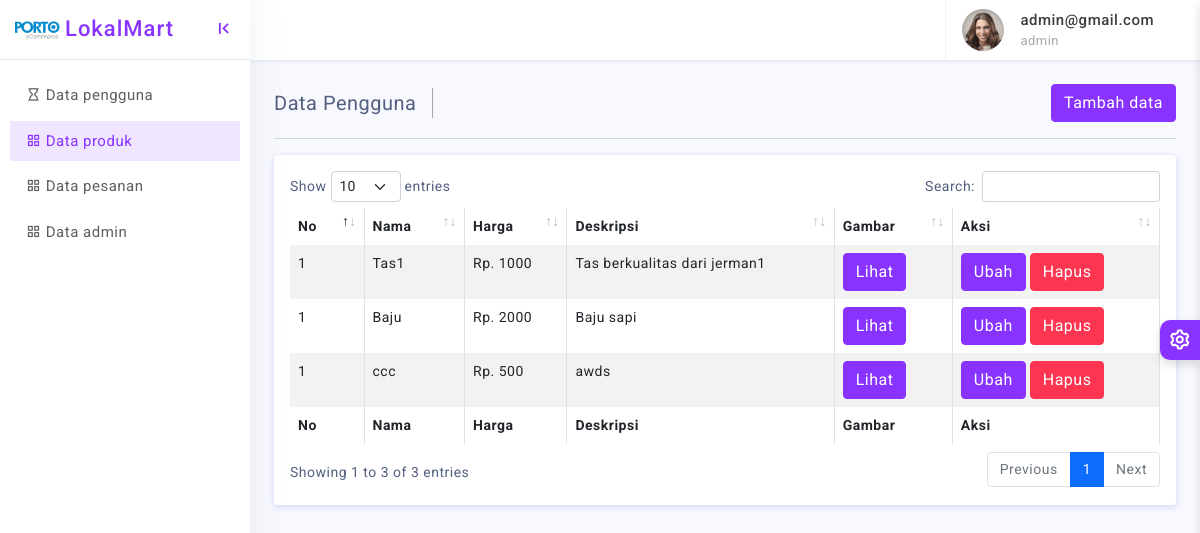
Page /admin/product.php (signed in) on the committed database.
### tables this page shows
CREATE TABLE `product` (
  `id_product` int(11) NOT NULL,
  `product_name` varchar(255) NOT NULL,
  `price` int(11) NOT NULL,
  `description` text NOT NULL,
  `image` varchar(255) NOT NULL
);

### admin/product.php (the view)
<?php include 'template/header.php'; ?>
<div class="page-wrapper">
			<div class="page-content">
				<div class="page-breadcrumb d-none d-sm-flex align-items-center mb-3">
					<div class="breadcrumb-title pe-3">Data Pengguna</div>
					<div class="ms-auto">
						<div class="btn-group">
							<a href="product-add.php" class="btn btn-primary">Tambah data</a>
						</div>
					</div>
				</div>
				<hr/>
				<div class="card">
					<div class="card-body">
						<div class="table-responsive">
							<table id="example" class="table table-striped table-bordered" style="width:100%">
								<thead>
									<tr>
										<th>No</th>
										<th>Nama</th>
										<th>Harga</th>
										<th>Deskripsi</th>
										<th>Gambar</th>
										<th>Aksi</th>
									</tr>
								</thead>
								<tbody>
								<?php
									include '../mysql.php';
									$no = 1;
									$data = mysqli_query($connect, "SELECT * FROM product");
									while($data2 = mysqli_fetch_array($data)){
								?>
									<tr>
										<td><?php echo $no ?></td>
										<td><?php echo $data2['product_name'] ?></td>
										<td>Rp. <?php echo $data2['price'] ?></td>
										<td><?php echo $data2['description'] ?></td>
										<td>
											<a href="image.php?id=<?php echo $data2['id_product'] ?>" class="btn btn-primary">Lihat</a>
										</td>
										<td>
											<a href="product-edit.php?id=<?php echo $data2['id_product'] ?>" class="btn btn-primary">Ubah</a>
											<a href="product/delete.php?id=<?php echo $data2['id_product'] ?>" class="btn btn-danger">Hapus</a>
										</td>
									</tr>
								<?php } ?>
								</tbody>
								<tfoot>
									<tr>
										<th>No</th>
										<th>Nama</th>
										<th>Harga</th>
										<th>Deskripsi</th>
										<th>Gambar</th>
										<th>Aksi</th>
									</tr>
								</tfoot>
							</table>
						</div>
					</div>
				</div>
			</div>
		</div>
<?php include 'template/footer.php'; ?>

### admin/assets/css/app.css (style rules this page uses)
body { font-size: 14px; color: #525f7f; background-color: #f8f9fe; letter-spacing: 0.5px; overflow-x: hidden; font-family: 'Roboto', sans-serif; }
a { text-decoration: none; }
.page-wrapper { height: 100%; margin-top: 60px; margin-bottom: 30px; margin-left: 250px; }
.page-content { padding: 1.5rem; }
.breadcrumb-title { font-size: 20px; border-right: 1.5px solid #aaa4a4; }

### rows in the picture
product: product_name "Tas1", price "1000", description "Tas berkualitas dari jerman1"
product: product_name "Baju", price "2000", description "Baju sapi"
product: product_name "ccc", price "500", description "awds"

### other values in the picture
$_SESSION['email'] "admin@gmail.com"
$_SESSION['roles'] "admin"
